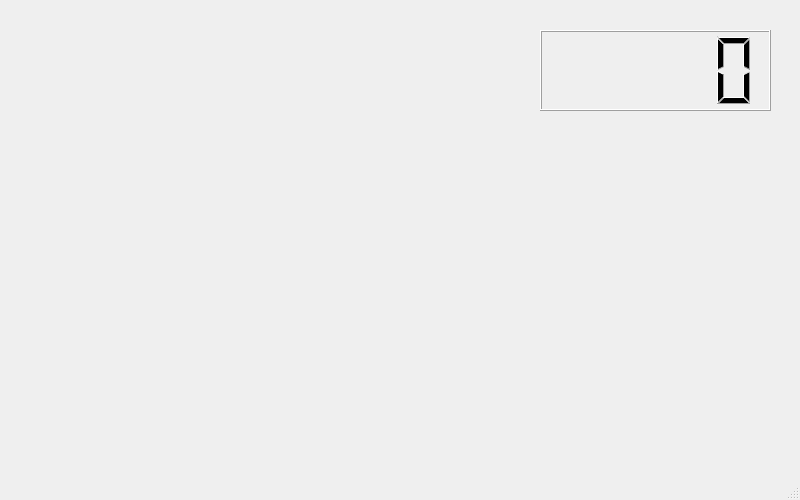
<?xml version="1.0" encoding="UTF-8"?>
<ui version="4.0">
 <class>MainWindow</class>
 <widget class="QMainWindow" name="MainWindow">
  <property name="geometry">
   <rect>
    <x>0</x>
    <y>0</y>
    <width>800</width>
    <height>500</height>
   </rect>
  </property>
  <property name="windowTitle">
   <string>MainWindow</string>
  </property>
  <widget class="QWidget" name="centralwidget">
   <widget class="QLCDNumber" name="lcdNumber">
    <property name="geometry">
     <rect>
      <x>540</x>
      <y>30</y>
      <width>231</width>
      <height>81</height>
     </rect>
    </property>
    <property name="digitCount">
     <number>5</number>
    </property>
    <property name="intValue" stdset="0">
     <number>0</number>
    </property>
   </widget>
  </widget>
  <widget class="QMenuBar" name="menubar">
   <property name="geometry">
    <rect>
     <x>0</x>
     <y>0</y>
     <width>800</width>
     <height>25</height>
    </rect>
   </property>
  </widget>
  <widget class="QStatusBar" name="statusbar"/>
 </widget>
 <resources/>
 <connections/>
</ui>
